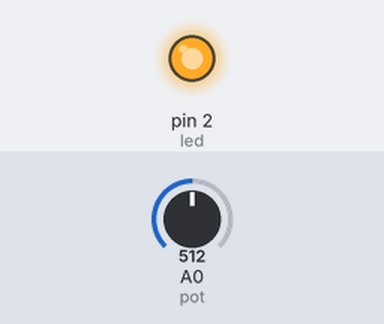
The sketch below on a simulated Arduino Uno, built with avr-gcc and run on an emulated ATmega328P. Parts: output pins drawn as LEDs (lit = HIGH). The inputs (shaded band) are chosen by the test bench; at power-on: A0 (pot) = 512.

Above: at 1.2 s.
1.3 s: A0 (pot) set to 6
2.8 s: A0 (pot) set to 3
At 4.0 s:
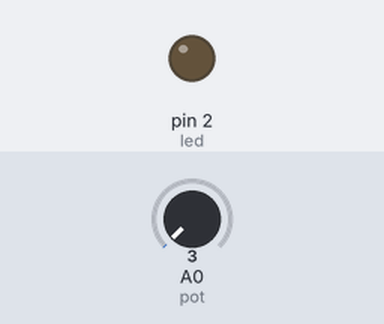
4.3 s: A0 (pot) set to 122
At 5.5 s:
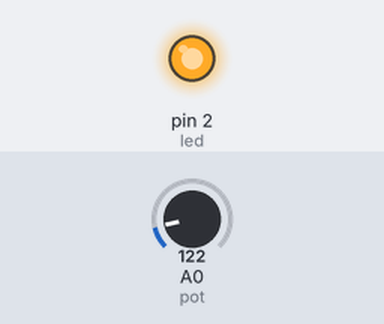
5.8 s: A0 (pot) set to 0
At 6.8 s:
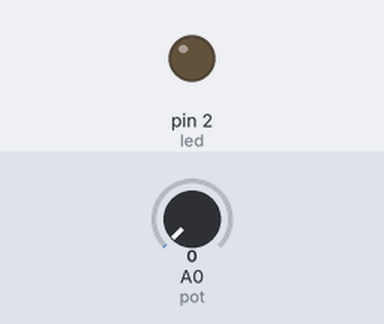
Timing chart, 0 to 8.3 s (numbered marks = the images above; inputs shaded):
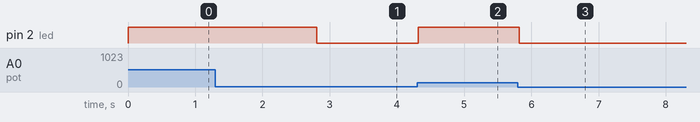

The sketch:

aula07.ino
```cpp
// PINO DIGITAL 2 PARA O LED
int led = 2;

// PINO ANALOGICO 0 PARA O POTÊNCIOMETRO
int pot = A0;

// CONFIGURAÇÃO
void setup()
{
    // DEFININDO PINO LED COMO SAIDA
    pinMode(led, OUTPUT);

    // DEFININDO PINO POTÊNCIOMETRO COMO ENTRADA
    pinMode(pot, INPUT);

    // INICIALIZANDO A CONEXÃO SERIAL
    Serial.begin(9600);
}

// EXECUÇÃO
void loop()
{
    // LENDO O VALOR OBTIDO DO POTÊNCIOMENTRO
    int valor = analogRead(pot);

    // CONVERTENDO O VALOR PARA PWM (0 - 255)
    valor = map(valor, 0, 1023, 0, 255);

    // ESCREVENDO DIGITALMENTE O VALOR DO POTÊNCIOMETRO PARA O LED
    digitalWrite(led, valor);

    // AGUARDANDO 50 MILISSEGUNDOS
    delay(50);
}
```

Measured:
- the behaviour switches between 5 and 4 on A0 (pot) (found by bisection; images 0 and 1)
- after the input at 1.3 s, every drawn part: stays the same
- after the input at 2.8 s, pin 2 (led): HIGH → LOW at once
- after the input at 4.3 s, pin 2 (led): LOW → HIGH at once
- after the input at 5.8 s, pin 2 (led): HIGH → LOW at once
